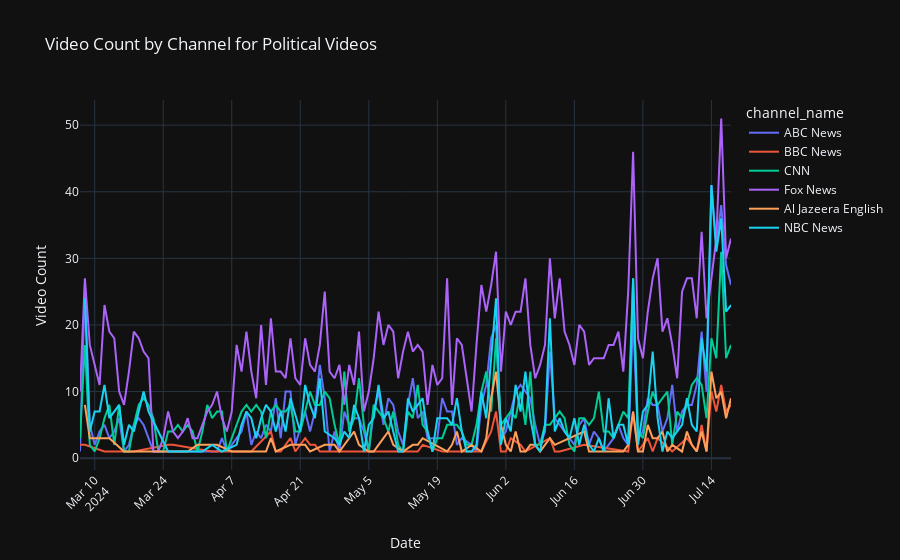
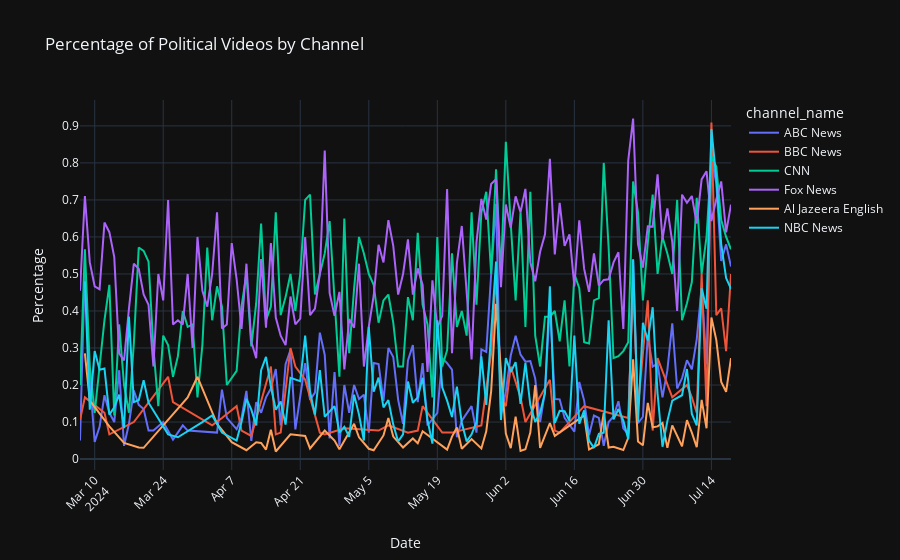
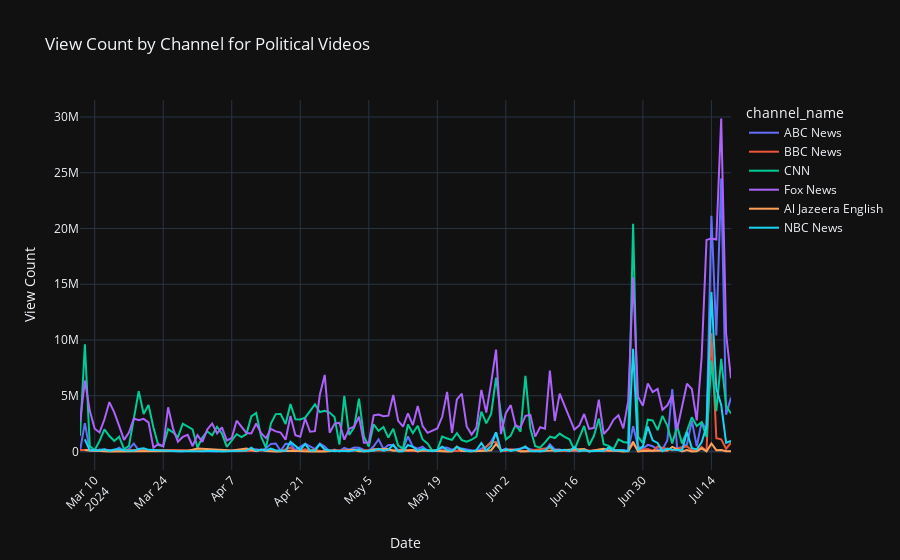
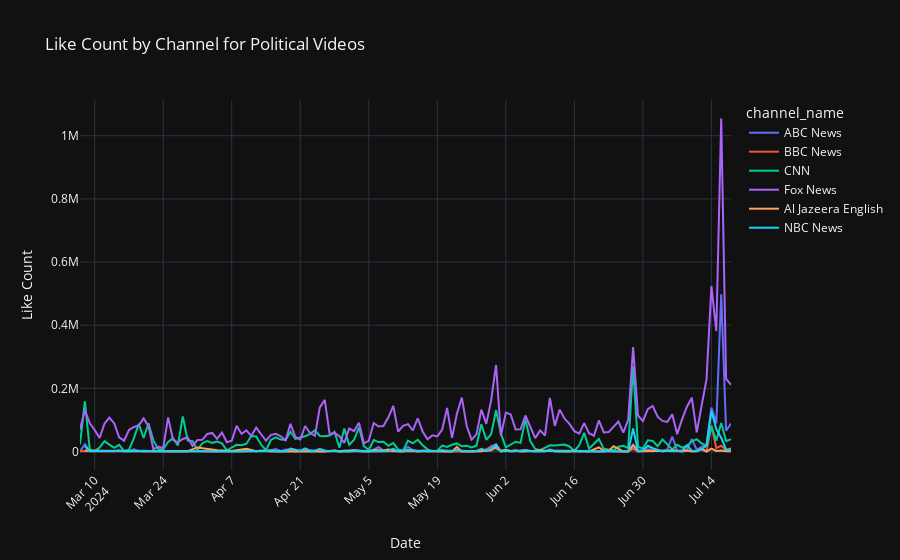

The notebook cell saved with these charts, in order:
### Code cell
import plotly.express as px
import pandas as pd

# Assuming df and political_df are pandas DataFrames with relevant data
# Ensure the 'Date' column is in datetime format and make a copy to avoid SettingWithCopyWarning
political_df = political_df.copy()
political_df['Date'] = pd.to_datetime(political_df['published_at']).dt.date

df = df.copy()
df['Date'] = pd.to_datetime(df['published_at']).dt.date

# Plot Video Count by Channel for Political Videos
fig_video_count = px.line(political_df.groupby(['Date', 'channel_name'])['video_id'].count().reset_index(), 
                          x='Date', y='video_id', color='channel_name',
                          title='Video Count by Channel for Political Videos')
fig_video_count.update_layout(xaxis_title='Date', yaxis_title='Video Count', xaxis=dict(tickangle=-45))
fig_video_count.show()

# Plot Percentage of Political Videos by Channel
total_videos = df.groupby(['Date', 'channel_name'])['video_id'].count().reset_index()
political_videos = political_df.groupby(['Date', 'channel_name'])['video_id'].count().reset_index()
percentage_videos = political_videos.merge(total_videos, on=['Date', 'channel_name'], suffixes=('_political', '_total'))
percentage_videos['percentage'] = percentage_videos['video_id_political'] / percentage_videos['video_id_total']

fig_percentage_videos = px.line(percentage_videos, x='Date', y='percentage', color='channel_name',
                                title='Percentage of Political Videos by Channel')
fig_percentage_videos.update_layout(xaxis_title='Date', yaxis_title='Percentage', xaxis=dict(tickangle=-45))
fig_percentage_videos.show()

# Plot View Count by Channel for Political Videos
fig_view_count = px.line(political_df.groupby(['Date', 'channel_name'])['view_count'].sum().reset_index(), 
                         x='Date', y='view_count', color='channel_name',
                         title='View Count by Channel for Political Videos')
fig_view_count.update_layout(xaxis_title='Date', yaxis_title='View Count', xaxis=dict(tickangle=-45))
fig_view_count.show()

# Plot Like Count by Channel for Political Videos
fig_like_count = px.line(political_df.groupby(['Date', 'channel_name'])['like_count'].sum().reset_index(), 
                         x='Date', y='like_count', color='channel_name',
                         title='Like Count by Channel for Political Videos')
fig_like_count.update_layout(xaxis_title='Date', yaxis_title='Like Count', xaxis=dict(tickangle=-45))
fig_like_count.show()

# Plot Comment Count by Channel for Political Videos
fig_comment_count = px.line(political_df.groupby(['Date', 'channel_name'])['comment_count'].sum().reset_index(), 
                            x='Date', y='comment_count', color='channel_name',
                            title='Comment Count by Channel for Political Videos')
fig_comment_count.update_layout(xaxis_title='Date', yaxis_title='Comment Count', xaxis=dict(tickangle=-45))
fig_comment_count.show()
